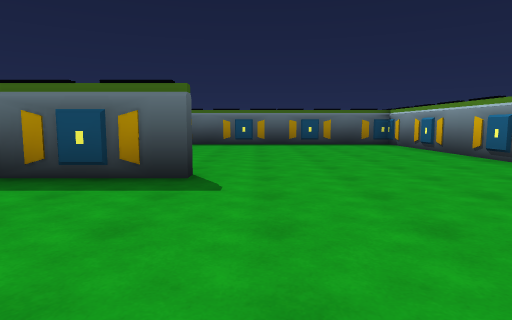
view 1 (above)

17 first-person views from a walk through a 3-D level made in the Unity game engine. The camera is 1.3 m above the floor, tilts 6° down and sees 75° across. The floor is counted in squares, 2 m on a side. Each view is taken from the middle of a square. On the plan, view 1 faces up. The plan holds only what a view shows up to about 10 squares ahead; the rest is blank. The place goes on beyond the plan. The player character is not drawn. Some animated figures are left out.

view 2
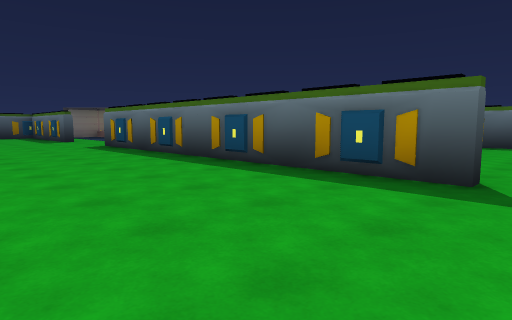

view 3
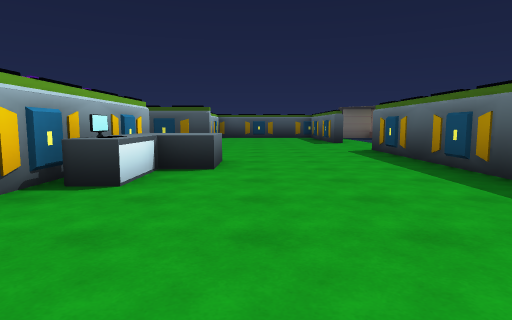

view 4
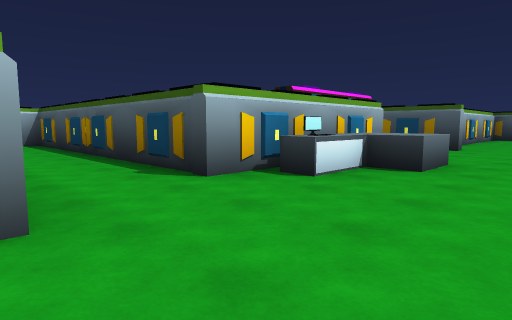

view 5
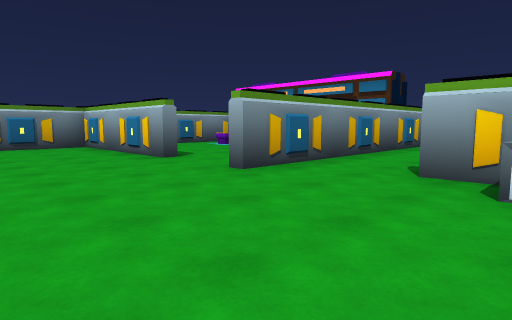

view 6
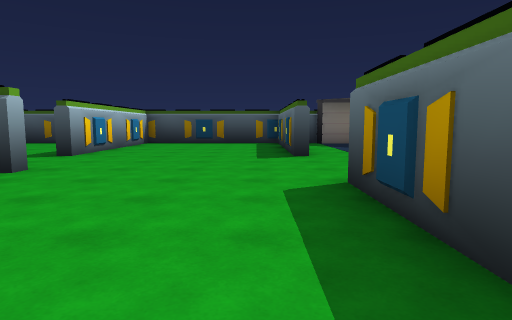

view 7
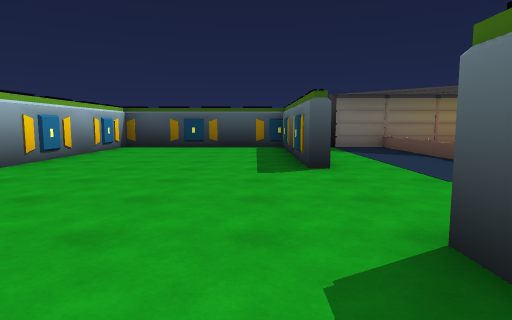

view 8
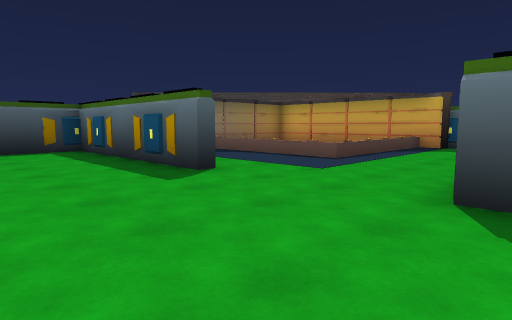

view 9
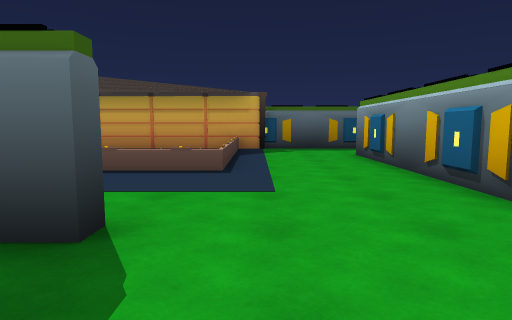

view 10
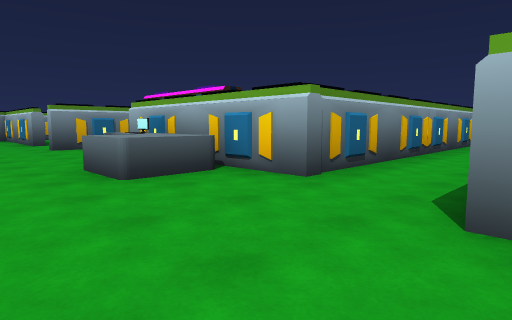

view 11
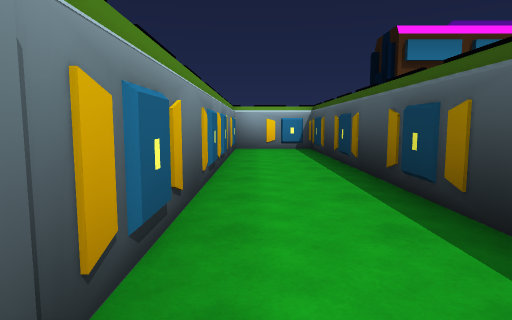

view 12
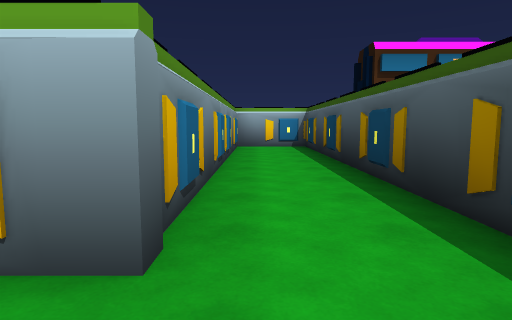

view 13
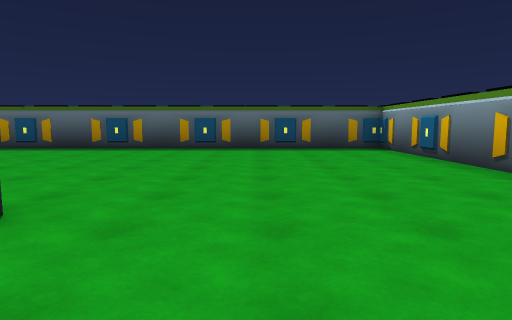

view 14
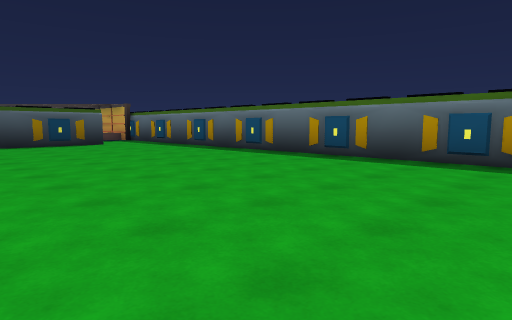

view 15
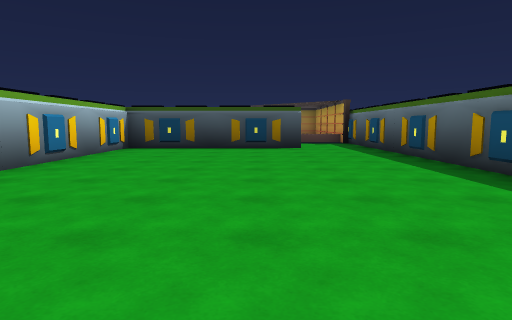

view 16
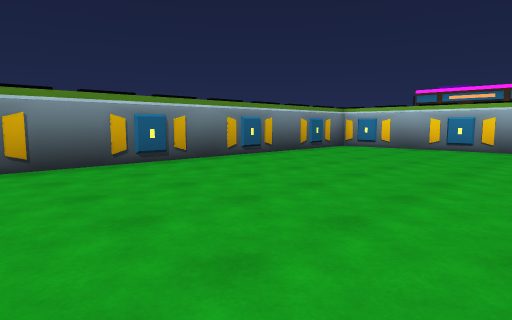

view 17
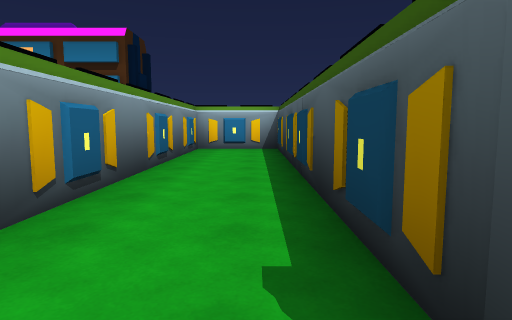

### Floor plan
Ten units are one square. View 1 is at (0, 0); x grows to the right and y downward. Boxes are objects, and circles mark ways between rooms. Rooms are numbered by the first view taken in them; rooms with no view inside come last. Other rooms are left out.
<svg viewBox="-195 -118 245 224">
<path fill="none" stroke="#000" d="M-57 -37 -62 -37M-55 14 -46 14 -46 101 -24 101 -24 3 -20 3M-108 -48 -108 -94M-8 -40 -109 -40M-95 14 -86 14M-115 3 -115 15M-1 3 45 3 45 -113 -172 -113M-105 -94 -105 -44 -56 -44M-139 -38 -190 -38 -190 9 -140 9M-135 -67 -190 -67 -190 -54M-144 -40 -186 -40M-188 -89 -187 -51M-135 -111 -135 -67M-115 15 -115 101 -95 101 -95 14"/>
<rect x="-85" y="-5" width="30" height="20" fill="#bbb"><title>other object</title></rect>
<circle cx="-100" cy="20" r="3" fill="#2a7"/>
<text x="-60" y="-30">1</text>
<text x="-100" y="50">2</text>
</svg>
Room 1 opens to room 2.

Where each view was taken, in squares from view 1:
view 1: 0 up, 0 right, facing up
view 2: 0 up, 0 right, facing up-left
view 3: 1 up, 2 left, facing left
view 4: 2 up, 2 left, facing down-left
view 5: 3 up, 6 left, facing down-right
view 6: 3 up, 7 left, facing left
view 7: 3 up, 9 left, facing left
view 8: 1 up, 10 left, facing up-left
view 9: 2 up, 13 left, facing up
view 10: 2 up, 12 left, facing down-right
view 11: 1 down, 10 left, facing down
view 12: 0 up, 10 left, facing down
view 13: 2 up, 1 right, facing up
view 14: 5 up, 1 right, facing up-left
view 15: 8 up, 1 left, facing left
view 16: 9 up, 1 left, facing down-right
view 17: 1 down, 4 left, facing down
